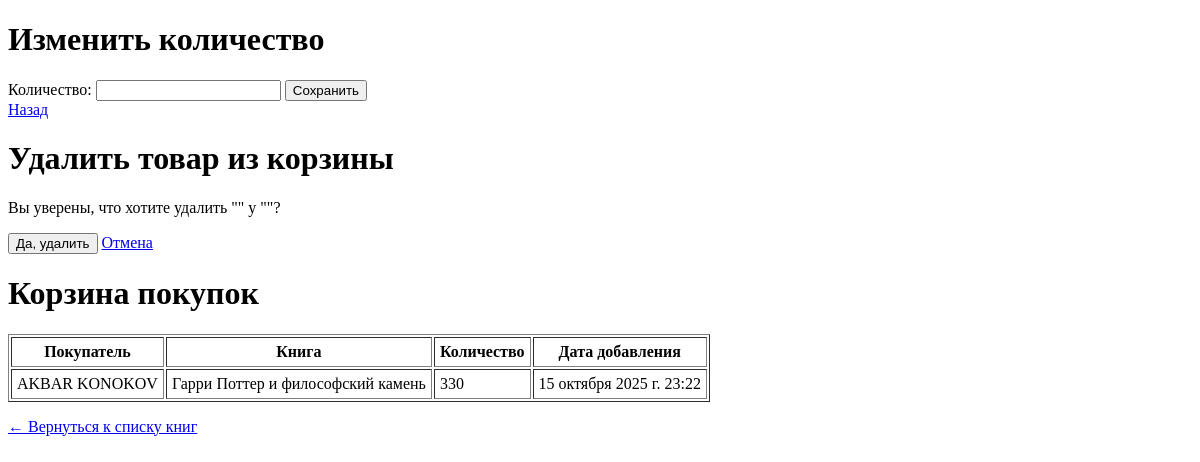
Before: /basket/ with the older database file.
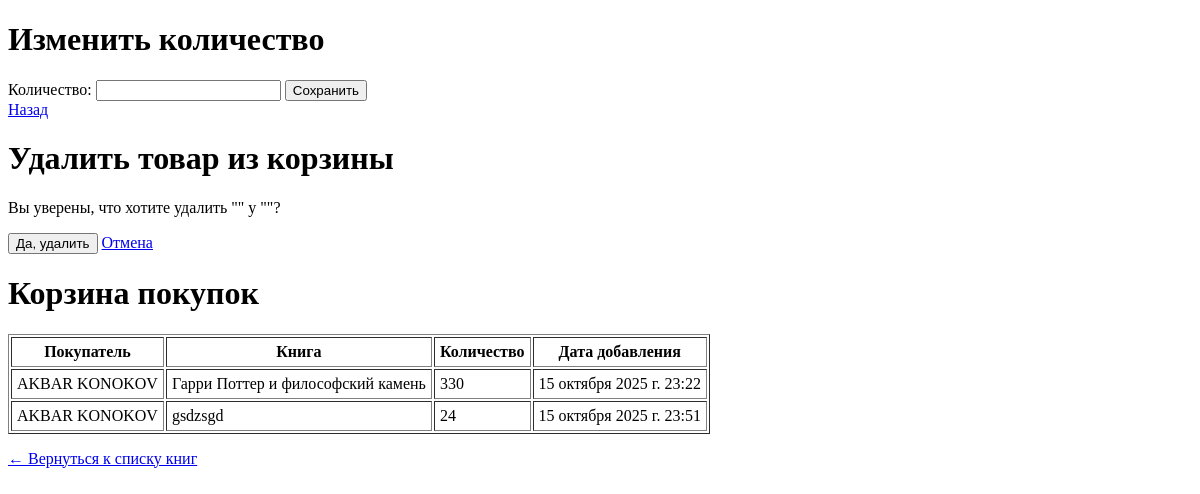
After: the same page with the newer database file.
### basket/models.py (models this page shows, shortened)
class BasketItem(models.Model):
    customer = models.ForeignKey(Customer, on_delete=models.CASCADE)
    book = models.ForeignKey(Book, on_delete=models.CASCADE)
    quantity = models.PositiveIntegerField(default=1)
    added_at = models.DateTimeField(auto_now_add=True)

class Customer(models.Model):
    name = models.CharField(max_length=100)
    email = models.EmailField()
    phone = models.CharField(max_length=20, blank=True)

### books/models.py (models this page shows, shortened)
class Book(models.Model):
    title = models.CharField(max_length=255)
    description = models.TextField()
    image = models.ImageField(upload_to='books/')
    quantity_page = models.PositiveIntegerField()
    author = models.CharField(max_length=255)
    book_audio = models.URLField()
    created_at = models.DateTimeField(auto_now_add=True)

### basket/views.py (the view)
# urls.py: path('', views.BasketListView.as_view(), name='basket_list'),
class BasketListView(ListView):
    model = BasketItem
    template_name = 'basket/basket_list.html'
    context_object_name = 'basket_items'

### templates3/basket/basket_list.html (shortened to what this page needs)
<!DOCTYPE html>
<html>
<head>
</head>
<body>
<h1>Изменить количество</h1>
<form method="post">
    <label>Количество:</label>
    <input type="number" name="quantity" value="{{ item.quantity }}" min="1">
    <button type="submit">Сохранить</button>
</form>
<a href="{% url 'basket_list' %}">Назад</a>
<h1>Удалить товар из корзины</h1>
<p>Вы уверены, что хотите удалить "{{ item.book.title }}" у "{{ item.customer.name }}"?</p>
<form method="post">
    <button type="submit">Да, удалить</button>
    <a href="{% url 'basket_list' %}">Отмена</a>
</form>
<h1>Корзина покупок</h1>
{% if basket_items %}
<table border="1" cellpadding="5">
    <tr>
        <th>Покупатель</th>
        <th>Книга</th>
        <th>Количество</th>
        <th>Дата добавления</th>
    </tr>
    {% for item in basket_items %}
    <tr>
        <td>{{ item.customer.name }}</td>
        <td>{{ item.book.title }}</td>
        <td>{{ item.quantity }}</td>
        <td>{{ item.added_at }}</td>
    </tr>
    {% endfor %}
</table>
{% else %}
<p>В корзине пока нет товаров.</p>
{% endif %}
<p><a href="{% url 'books_list' %}">← Вернуться к списку книг</a></p>
</body>
</html>

Changed rows visible on the page:
added BasketItem: customer.name "AKBAR KONOKOV", book "gsdzsgd", quantity "24", added_at "15 октября 2025 г. 23:51"
